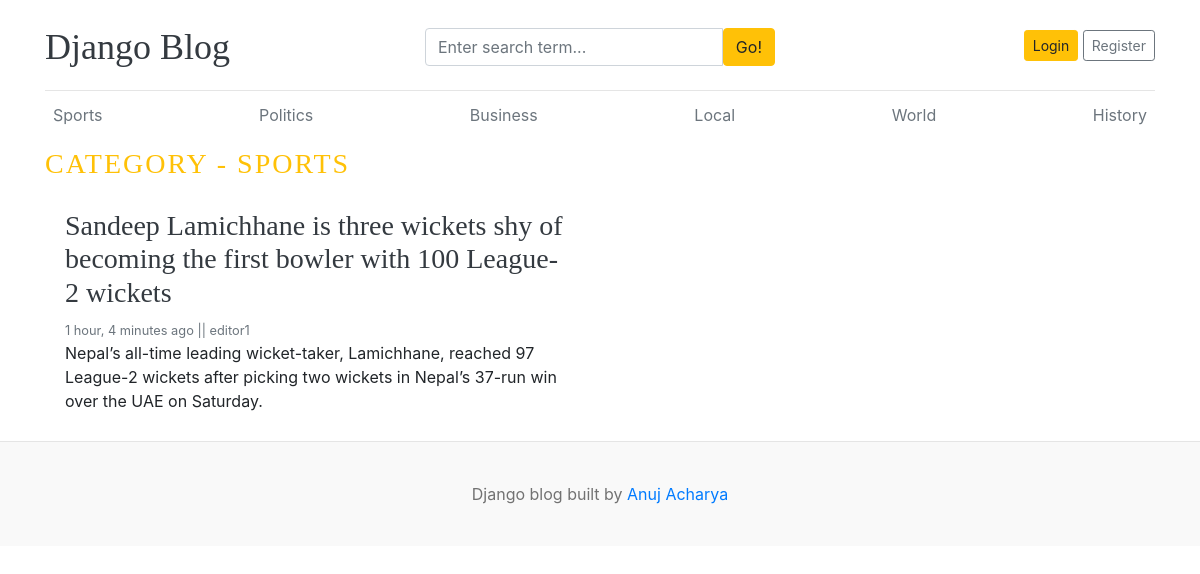
Page /category/1/ on the committed database.
### blogs/models.py (models this page shows, shortened)
class Category(models.Model):
    category_name = models.CharField(max_length=100, unique=True)
    created_at = models.DateTimeField(auto_now_add=True)
    updated_at = models.DateTimeField(auto_now=True)
    class Meta:
        verbose_name_plural = 'categories'
    def __str__(self):
        return self.category_name

class Blog(models.Model):
     title = models.CharField(max_length=100)
     slug = models.SlugField(max_length=150, unique=True, blank=True)
     category = models.ForeignKey(Category, on_delete=models.CASCADE)
     author = models.ForeignKey(User, on_delete=models.CASCADE)
     featured_image = models.ImageField(upload_to='uploads/')
     short_description = models.TextField(max_length=500)
     blog_body = models.TextField(max_length=6000)
     status= models.CharField(max_length=100, choices=STATUS_CHOICES , default="Draft")
     is_featured = models.BooleanField(default=False)
     created_at = models.DateTimeField(auto_now_add=True)
     updated_at = models.DateTimeField(auto_now=True)

### blogs/views.py (the view)
# urls.py: path('<int:category_id>/', views.post_by_category, name='post_by_category'),
def post_by_category(request, category_id):
    try:
        category = get_object_or_404(Category, pk=category_id)
        posts = Blog.objects.filter(status='Published', category=category)
    except Category.DoesNotExist:
        return render(request, '404.html', status=404)
    context = {
        'posts': posts,
        'category': category,
    }
    return render(request, 'post_by_category.html', context)

### blogs/context_processors.py (called while the page is built)
def get_categories(request):
    categories = Category.objects.all()
    return dict(categories  = categories)

def get_social_links(request):
    social_links = SocialLink.objects.all()
    return dict(social_links=social_links)

### templates/post_by_category.html (shortened to what this page needs)
{% extends 'base.html' %}
{% block content %}
<h3 class="text-uppercase text-warning" style="letter-spacing: 2px;">Category - {{category}}</h3>
  <div class="row mb-2">
    {% if posts %}
    {% for post in posts %}
    <div class="col-md-6">
      <div class="card border-0" >
        <div class="card-body">
          <h3><a href="{% url 'blogs' post.slug %}" class="text-dark">{{post.title}}</a></h3>
          <small class="mb-1 text-muted">{{post.created_at | timesince}} ago    ||  {{post.author}}</small>
          <p class="card-text">{{post.short_description | truncatewords:25}}</p>
        </div>
      </div>
    </div>
       {% endfor %}
    {% else %}
    <p>No Post Found</p>
    {% endif %}
  </div>
</div>
{% endblock   %}

### templates/base.html (shortened to what this page needs)
{% load static %}
<!DOCTYPE html>
<html lang="en">
<head>
    <link href="https://getbootstrap.com/docs/4.0/dist/css/bootstrap.min.css" rel="stylesheet">
    <link href="{% static 'css/blog.css' %}" rel="stylesheet">
    <link rel="stylesheet" href="https://cdnjs.cloudflare.com/ajax/libs/font-awesome/4.7.0/css/font-awesome.min.css">
  </head>
<body>
    <div class="container">
<header class="blog-header py-3">
        <div class="row flex-nowrap justify-content-between align-items-center">
          <div class="col-4 pt-1">
            <a class="blog-header-logo text-dark" href="/">Django Blog</a>
          </div>
            <div class="col-4 pt-1">
              <form action="{% url 'search'%}" method="get">
               <div class="input-group">
                        <input class="form-control" name="keyword" type="text" value="{{keyword}}" placeholder="Enter search term..." aria-label="Enter search term..." aria-describedby="button-search" />
                        <button type= "submit " class="btn btn-warning" id="button-search" type="button">Go!</button>
                    </div>
                    </form>
            </div>
            <div class="col-4 d-flex justify-content-end align-items-center">
            {% if not user.is_authenticated %}
            <a class="btn btn-sm btn-warning" href="{% url 'login'  %}">Login</a> &nbsp;
            <a class="btn btn-sm btn-outline-secondary" href="{% url 'register' %}">Register</a>
            {% else %}
                <span><a href="{% url 'dashboard' %}">Dashboard</a></span>
                &emsp;
                <span><a href="{% url 'logout' %}">Logout</a></span>
            {% endif %}
          </div>
        </div>
      </header>
      <div class="nav-scroller py-1 mb-2">
        <nav class="nav d-flex justify-content-between">
          {% for i in categories %}
          <a class="p-2 text-muted" href="{% url 'post_by_category' i.id%}" >{{i.category_name}}</a>
          {% endfor %}
        </nav>
      </div>
{% block content %}
{% endblock %}
 <footer class="blog-footer">
  <p>Django blog built by <a href="#">Anuj Acharya</a></p>
</footer>
</body>
</html>

### static/css/blog.css (style rules this page uses)
.blog-header { border-bottom: 1px solid #e5e5e5; }
.blog-header-logo { font-family: "Playfair Display", Georgia, "Times New Roman", serif; font-size: 2.25rem; }
h1, h2, h3, h4, h5, h6 { font-family: "Playfair Display", Georgia, "Times New Roman", serif; }
.blog-footer { padding: 2.5rem 0; color: #727272; text-align: center; background-color: #f9f9f9; border-top: .05rem solid #e5e5e5; }
.blog-footer p:last-child { margin-bottom: 0; }

### rows in the picture
Category: category_name "Sports", category_name "SPORTS"
Category: category_name "Politics"
Category: category_name "Business"
Category: category_name "Local"
Category: category_name "World"
Category: category_name "History"
Blog: title "Sandeep Lamichhane is three wickets shy of becoming the first bowler with 100 League-2 wickets", created_at "1 hour, 4 minutes", author "editor1", short_description "Nepal’s all-time leading wicket-taker, Lamichhane, reached 97 League-2 wickets after picking two wickets in Nepal’s 37-run win over the UAE on Saturday."
